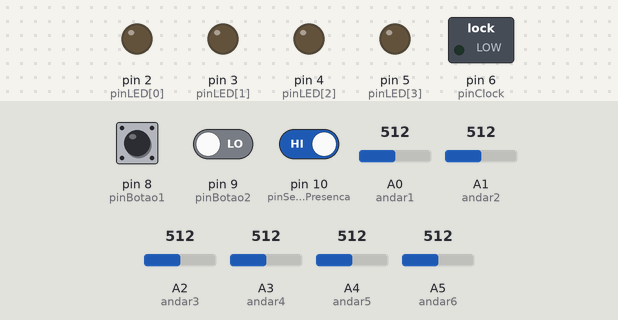
A sketch run on a simulated Arduino Uno, built with avr-gcc and run on an emulated ATmega328P. On the bench: switched loads named in the sketch (green lamp = pin HIGH), output pins drawn as LEDs (lit = HIGH). Dashed ring = blinking. The test bench sets the inputs (shaded band); at power-on: pin 9 (pinBotao2) LOW, pin 10 (pinSensorPresenca) HIGH, A0 (andar1) = 512, pin 8 (pinBotao1) LOW, A1 (andar2) = 512, A2 (andar3) = 512, A3 (andar4) = 512, A4 (andar5) = 512, A5 (andar6) = 512. What the sketch prints to the serial monitor is not drawn.

Above: at 1.2 s.
1.3 s: pin 9 (pinBotao2) driven HIGH and pin 10 (pinSensorPresenca) driven LOW
At 1.61 s:
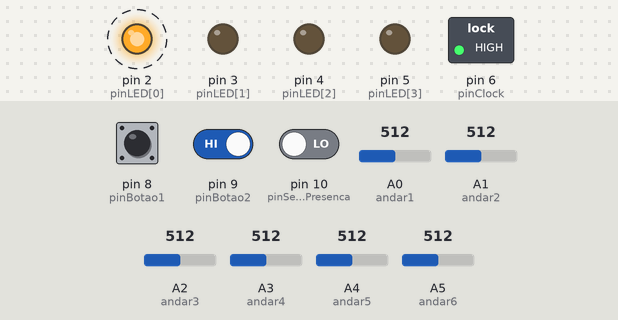
At 2.02 s:
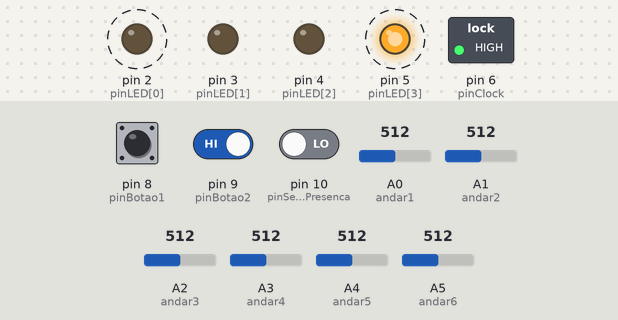
4.3 s: A0 (andar1) set to 105
7.3 s: A0 (andar1) set to 94
At 7.3 s:
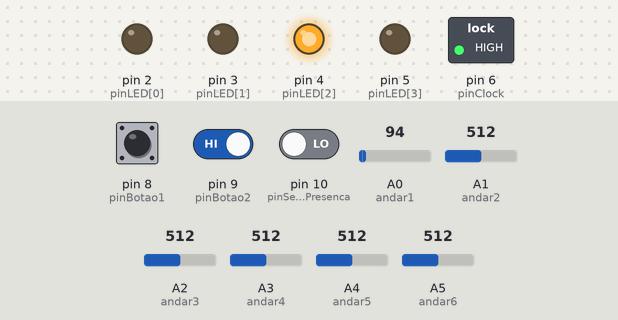
Timing chart, 0 to 10.3 s (numbered marks = the images above; inputs shaded):
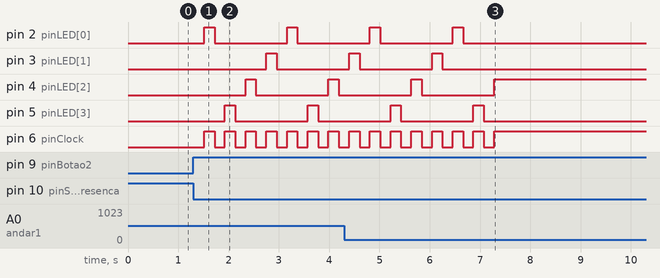

The sketch:

TrabalhoTanajuraControleElevador.ino
```cpp
//Saida de informaçao
const int pinLED [] = {2,3,4,5};
const int pinClock = 6;

//entrada de informacao
//const int pinPot = 0; //retirado
const int pinBotao1 = 8;
const int pinBotao2 = 9;
const int pinSensorPresenca = 10;

//para os botões que pedem andares:
const int andar1 = A0; //A0
const int andar2 = A1; //A1
const int andar3 = A2; //A2
const int andar4 = A3; //A3
const int andar5 = A4; //A4
const int andar6 = A5; //A5

const int VALORMEDIO = 1010;

int andarvar1 = 0; //A0
int andarvar2 = 0; //A1
int andarvar3 = 0; //A2
int andarvar4 = 0; //A3
int andarvar5 = 0; //A4
int andarvar6 = 0; //A5

//controles
int controlSensorPresenca = 0; //controla o loop do sensor de presença
int controlVerificaAndar = 0; //Controla o andar
int controlBotoesEscolhaAndar = 0; //controla o loop dos botoes de andar
int controlAndarPedido = 0; //controla se estiver no andar pedido
int controlTempoTroca = 200; //Lia pot e lancava aqui aqui, agora set um valor
long unsigned int controlUltimoTempoLido = 0; //Ultimo tempo lido no millis

int controlSentido = 1; //controla o sentido dos leds
int controlArrayLeds = 0; //controla a posição no array dos leds

//quando 1 acende led, quando 0 apaga led
int controlLoop = 0;

void setup()
{
  //Inicializo a porta serial
  Serial.begin(9600);

  //inicializo os pinos
  for(int x=0; x<4; x++)
  {
    pinMode(pinLED[x], OUTPUT);
  }
  pinMode(pinClock, OUTPUT);
  pinMode(pinBotao1, INPUT);
  pinMode(pinBotao2, INPUT);
  pinMode(pinSensorPresenca, INPUT);
}

void loop()
{
  Serial.println( controlVerificaAndar );
  Serial.println( controlBotoesEscolhaAndar );
  Serial.println( analogRead(andar1) );
  Serial.println( analogRead(andar2) );
  Serial.println( analogRead(andar3) );
  lerHardware();

  if( isTimeMotor() == 1 )
  {
    if( controlLoop == 1 )
    {
      ligaLed();
    }else if(  controlLoop == 0 )
    {
      deslLed();
      controleLed();
    }else
    {
      iteraAndarPedido();
    }
  }
  contarAndar();
  selecionaAndar();
  controleLoop();
}

//Para fazer a leitura do Hardware
void lerHardware()
{

  //Ler os botoes de fim de trilha para mudar o controlSentido
  //Alterar a condição para LOW se o botão for intermitente ligado
  if ( digitalRead(pinBotao1) == HIGH )
  {
    controlSentido = 1;
  }else if( digitalRead(pinBotao2) == HIGH )
  {
    controlSentido = -1;
  }
  //-------------------------------------------------------------------------------
  //Ler Potenciometro para a velocidade de execução da troca
  //controlTempoTroca = analogRead(pinPot);
  //-------------------------------------------------------------------------------
  //Ler se algum botao de andar esta pressionado
  andarvar1 = analogRead( andar1 );
  andarvar2 = analogRead( andar2 );
  andarvar3 = analogRead( andar3 );
  andarvar4 = analogRead( andar4 );
  andarvar5 = analogRead( andar5 );
  andarvar6 = analogRead( andar6 );
}

//verifica millis
int isTimeMotor()
{
  if( ( millis() - controlUltimoTempoLido ) > controlTempoTroca )
  {
    controlUltimoTempoLido = millis();
    return 1;
  }
  return 0;
}

//me diz em que loop eu estou
void controleLoop()
{
  if(controlLoop == 0)
  {
    controlLoop = 1;
  }else
  {
    controlLoop = 0;
  }
}

//Liga o led
void ligaLed()
{
  digitalWrite(pinClock, HIGH);
  digitalWrite(pinLED[controlArrayLeds], HIGH);
}
//Desliga o led
void deslLed()
{
  digitalWrite(pinClock, LOW);
  digitalWrite(pinLED[controlArrayLeds], LOW);
}

//Controla o sentido
void controleLed()
{
  if(controlSentido == 1)
  {
    controlArrayLeds++;
    if( controlArrayLeds > 3 )
    {
      controlArrayLeds = 0;
    }
  }else if (controlSentido == -1)
  {
    controlArrayLeds--;
    if( controlArrayLeds < 0 )
    {
      controlArrayLeds = 3;
    }
  }
}

//verifica o andar e o atualiza na var controlSensorPresenca
void contarAndar()
{
  if( (digitalRead(pinSensorPresenca) == LOW ) && ( controlSensorPresenca == 0 ) )
  {
    controlSensorPresenca = 1; //controle para não contar mais de um andar por vez

    if(controlSentido == 1)
    {
      controlVerificaAndar++;
    }else if (controlSentido == -1)
    {
      controlVerificaAndar--;
    }
  }

  if( (digitalRead(pinSensorPresenca) == HIGH ) && ( controlSensorPresenca == 1 ) )
  {
    controlSensorPresenca = 0; //controle para não contar mais de um andar por vez
  }
}

//verifica se esta no andar que pediu
int estaNoAndar()
{
  if(controlVerificaAndar == controlBotoesEscolhaAndar )
  {
    return 1;
  }
}

void selecionaAndar()
{
  //->->prepare-se para meio mundo de if
  if( andarvar1 > VALORMEDIO )
  {
    controlBotoesEscolhaAndar = 1;
  }
  if( andarvar2 > VALORMEDIO )
  {
    controlBotoesEscolhaAndar = 2;
  }
  if( andarvar3 > VALORMEDIO )
  {
    controlBotoesEscolhaAndar = 3;
  }
  if( andarvar4 >VALORMEDIO )
  {
    controlBotoesEscolhaAndar = 4;
  }
  if( andarvar5 > VALORMEDIO )
  {
    controlBotoesEscolhaAndar = 5;
  }
  if( andarvar6 > VALORMEDIO )
  {
    controlBotoesEscolhaAndar = 6;
  }
}

void iteraAndarPedido()
{
  controlAndarPedido++;
  if(controlAndarPedido > 8)
  {
    controlAndarPedido = 0;
  }
}
```

Measured:
- the behaviour switches between 100 and 99 on A0 (andar1) (found by bisection; images 2 and 3)
- after the input at 1.3 s, pin 2 (pinLED[0]): alternates HIGH for 0.21 s and LOW for 1.4 s, starting after 0.22 s; pin 3 (pinLED[1]): LOW → HIGH after 1.5 s, → LOW 0.21 s later
- after the input at 7.3 s, pin 2 (pinLED[0]), pin 3 (pinLED[1]), pin 5 (pinLED[3]): stops changing and stays LOW; pin 4 (pinLED[2]), pin 6 (pinClock): stops changing and stays HIGH
